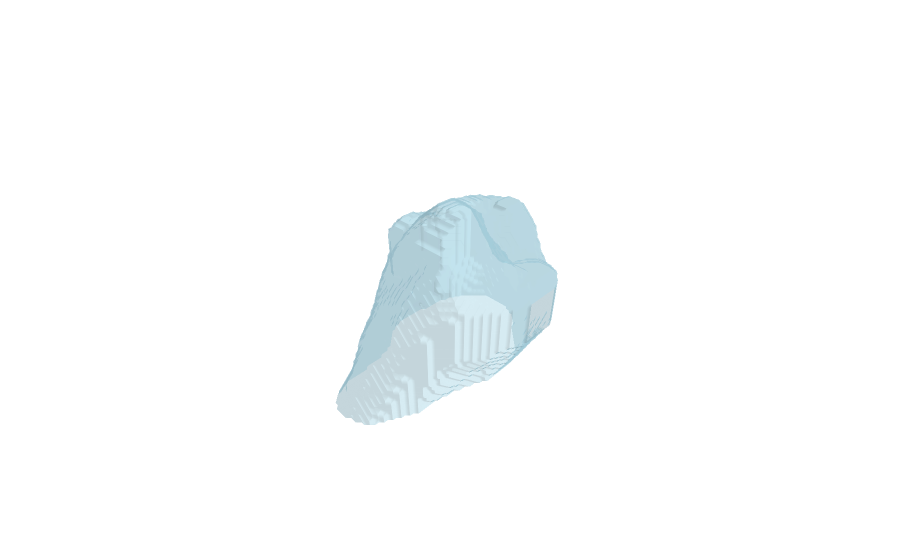

Notebook code for this chart:
### Code cell
import sys
import os
import time
sys.path.append(os.getcwd().removesuffix('\\datasets'))
print(sys.path)
from torch.utils.data import DataLoader
import torch.nn.functional as F
from agh_class_segmentor import AGH_Class_Segmentor_Dataset
from data_prepare.utils_plot import plot_3d_fast
import numpy as np

dataset = AGH_Class_Segmentor_Dataset()
dataloader = DataLoader(dataset, batch_size=1)
for image, mask in dataloader:
    print(np.unique(mask.numpy()))
    num = np.unique(mask.numpy())[1]
    clean_output = F.one_hot(mask.long(), num_classes=34)  #32 classes
    clean_output = clean_output.permute(0, 4, 1, 2, 3).float()

    print(mask.max(), mask.min())
    print(clean_output.max(), clean_output.min())
    print(image.max(), image.min())
    plot_3d_fast(image[0, 0].numpy(), threshold=0.9)
    time.sleep(7)
    print(clean_output[0, num].max())
    plot_3d_fast(clean_output[0, num].numpy(), threshold=0.9)
    break

### Figure 1 — Plotly figure (JSON) as saved in the notebook; plotly's stock layout.template omitted (floating-point values rounded to 4 significant figures; data arrays with more than 128 entries replaced by an {"elided": "..."} marker saying what was removed)
{"data": [{"color": "lightblue", "i": {"elided": "22792 int values"}, "j": {"elided": "22792 int values"}, "k": {"elided": "22792 int values"}, "opacity": 0.5, "type": "mesh3d", "x": {"elided": "11524 float values"}, "y": {"elided": "11524 float values"}, "z": {"elided": "11524 float values"}}], "layout": {"scene": {"xaxis": {"visible": false}, "yaxis": {"visible": false}, "zaxis": {"visible": false}}}}
